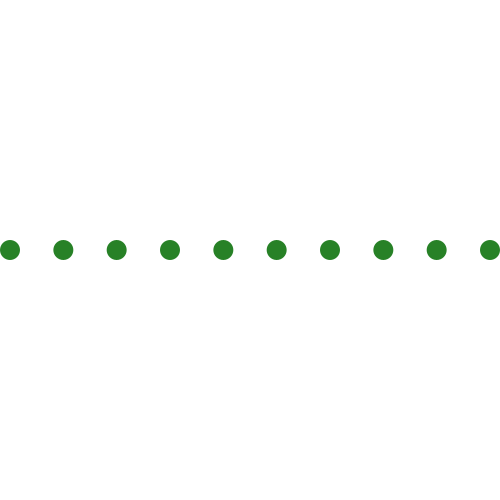
Frame 1 (no input)
Frame 60 (the mouse pressed at the canvas centre just before this capture): identical to frame 1, image omitted
Frame 120 (the mouse held since frame 60 and released just before this capture): identical to frame 1, image omitted

The Processing sketch that drew this single still picture (run headless with seeded random() and noise(); from frame 60 on, the mouse is pressed at the canvas centre):

// Processing sketch: class_2_a
// ── class_2_a.pde
//From Day 2 of Processing for Fall 2015 Immersive
//written by Sarah Wever
//
//covers:
//review drawing, drawing with arrays

float[] balls;

void setup() {
  
  size(500, 500);
  balls = new float[10];

  for (int i= 0; i<balls.length; i++) {
    balls[i] = i;
  }
}

void draw() {
  
  background(255);
  noStroke();
  fill(39, 129, 38);

  for (int i=0; i < balls.length; i++) {
    float spaced = map(balls[i], 0, 9, 10, width-10);
    ellipse(spaced, height/2, 20, 20);
  }
  
}
